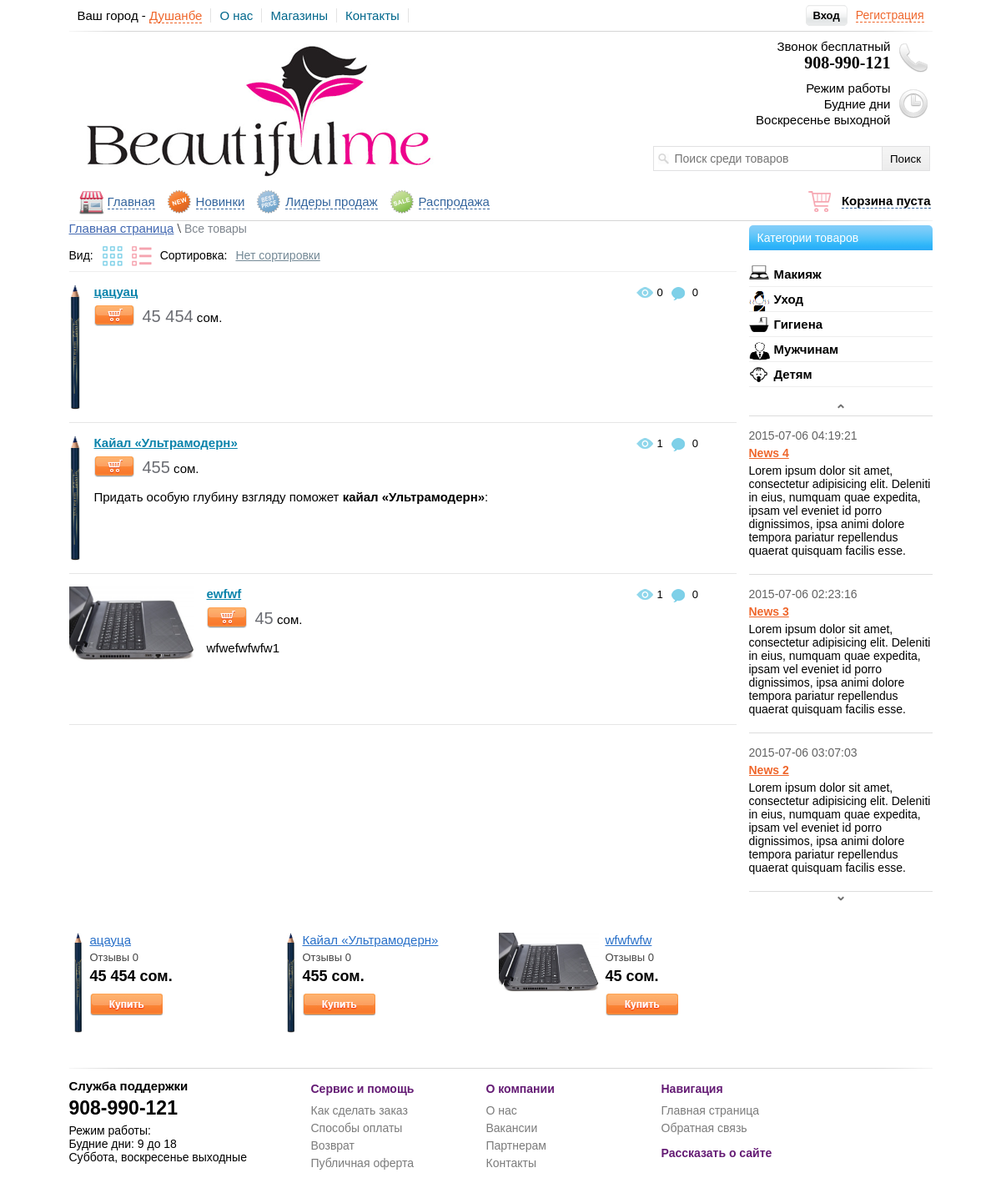
The page / on the database its author committed.
### tables this page shows
CREATE TABLE IF NOT EXISTS `news` (
  `id` int(11) NOT NULL AUTO_INCREMENT,
  `title` varchar(255) NOT NULL,
  `text` text NOT NULL,
  `date` datetime NOT NULL,
  PRIMARY KEY (`id`)
);

CREATE TABLE IF NOT EXISTS `table_products` (
  `products_id` int(11) NOT NULL AUTO_INCREMENT,
  `title` varchar(255) NOT NULL,
  `price` int(11) NOT NULL,
  `brand` varchar(255) NOT NULL,
  `seo_words` text NOT NULL,
  `seo_description` text NOT NULL,
  `mini_description` text NOT NULL,
  `mini_features` text NOT NULL,
  `image` varchar(255) NOT NULL,
  `description` text NOT NULL,
  `features` text NOT NULL,
  `datetime` datetime NOT NULL,
  `new` int(11) NOT NULL DEFAULT '0',
  `leader` int(11) NOT NULL DEFAULT '0',
  `sale` int(11) NOT NULL DEFAULT '0',
  `visible` int(11) NOT NULL DEFAULT '0',
  `count` int(11) NOT NULL DEFAULT '0',
  `type_tovara` varchar(255) NOT NULL,
  `brand_id` int(11) NOT NULL,
  `yes_like` int(11) NOT NULL DEFAULT '1',
  `short_title` varchar(50) NOT NULL,
  PRIMARY KEY (`products_id`)
);

### functions/functions.php (called while the page is built, shortened)
<?php
function group_numerals($int){
		switch (strlen($int)) {
		case '5':
		$price = substr($int,0,2).' '.substr($int,2,5);
		break;
		default:
		$price = $int;
		break;
	}
	return $price;
}
 ?>

### index.php (the view, shortened to what this page needs)
<?php
	include 'include/db_connect.php';
	include 'functions/functions.php';
	$sorting = $_GET["sort"];
		switch($sorting)
		{
			default:
			$sorting = 'products_id DESC';
			$sort_name = 'Нет сортировки';
			break;
		}
?>
<!DOCTYPE html>
<html>
<head>
	<link rel="stylesheet" href="css/reset.css">
	<link rel="stylesheet" href="css/style.css">
	<link rel="stylesheet" href="trackbar/trackbar.css">
</head>
<body>
<div id="block-body">
<?php
	include 'include/block-header.php';
?>
	<div id="block-right">
<?php
	include 'include/block-category.php';
	include 'include/block-news.php';
?>
	</div>
		<div id="block-content">
			<div id="block-sorting">
				<p id="nav-breadcrumbs"><a href="index.php">Главная страница</a> \ <span>Все товары</span></p>
				<ul id="options-list">
					<li>Вид: </li>
					<li><img id="style-grid" src="/images/icon-grid.png"></li>
					<li><img id="style-list" src="/images/icon-list.png"></li>
					<li>Сортировка: </li>
					<li><a id="select-sort"><?php echo $sort_name; ?></a>
					</li>
				</ul>
			</div>
			<?php
	$num = 8;
	$page = (int)$_GET['page'];
	$count = mysql_query("SELECT COUNT(*) FROM table_products WHERE visible = '1'",$link);
	$temp = mysql_fetch_array($count);
	If ($temp[0] > 0)
	{
	$page = intval($page);
	if(empty($page) or $page < 0) $page = 1;
	$start = $page * $num - $num;
	$qury_start_num_grid = " LIMIT $start, $num";
	}
				$result = mysql_query("SELECT * FROM table_products WHERE visible = '1' ORDER BY $sorting $qury_start_num_grid",$link);
				if (mysql_num_rows($result) > 0)
				{
					$row = mysql_fetch_array($result);
					do
					{
					if ($row["image"] != "" && file_exists("./upload_images/".$row["image"]))
						{
						$img_path = './upload_images/'.$row["image"];
						$max_width = 200;
						$max_height = 200;
						 list($width, $height) = getimagesize($img_path);
						$ratioh = $max_height/$height;
						$ratiow = $max_width/$width;
						$ratio = min($ratioh, $ratiow);
						$width = intval($ratio*$width);
						$height = intval($ratio*$height);
						}else
						{
						$img_path = "/images/no-image.png";
						$width = 110;
						$height = 200;
						}
					}
						while($row = mysql_fetch_array($result));
				}
			?>
				<ul id="block-tovar-list">
			<?php
				$num = 6;
	$page = (int)$_GET['page'];
	$count = mysql_query("SELECT COUNT(*) FROM table_products WHERE visible = '1'",$link);
	$temp = mysql_fetch_array($count);
	If ($temp[0] > 0)
	{
	$page = intval($page);
	if(empty($page) or $page < 0) $page = 1;
	$start = $page * $num - $num;
	$qury_start_num_list = " LIMIT $start, $num";
}
				$result = mysql_query("SELECT * FROM table_products WHERE visible = '1' ORDER BY $sorting $qury_start_num_list",$link);
				if (mysql_num_rows($result) > 0)
				{
					$row = mysql_fetch_array($result);
					do
					{
					if ($row["image"] != "" && file_exists("./upload_images/".$row["image"]))
						{
						$img_path = './upload_images/'.$row["image"];
						$max_width = 150;
						$max_height = 150;
						 list($width, $height) = getimagesize($img_path);
						$ratioh = $max_height/$height;
						$ratiow = $max_width/$width;
						$ratio = min($ratioh, $ratiow);
						$width = intval($ratio*$width);
						$height = intval($ratio*$height);
						}else
						{
						$img_path = "/images/noimages80x70.png";
						$width = 80;
						$height = 70;
						}
				$query_reviews = mysql_query("SELECT * FROM table_reviews WHERE products_id = '{$row["products_id"]}' AND moderate='1'",$link);
				$count_reviews = mysql_num_rows($query_reviews);
						echo '
								<li>
									<div class="block-images-list">
										<img src="'.$img_path.'" width="'.$width.'" height="'.$height.'">
									</div>
									<ul class="reviews-and-counts-list">
										<li><img src="/images/eye-icon.png"><p>'.$row["count"].'</p></li>
										<li><img src="/images/comment-icon.png"><p>'.$count_reviews.'</p></li>
									</ul>
									<p class="style-title-list"><a href="view_content.php?id='.$row["products_id"].'">'.$row["title"].'</a></p>
									<a class="add-cart-style-list" tid="'.$row["products_id"].'"></a>
									<p class="style-price-list"><strong>'.group_numerals($row["price"]).'</strong> сом.</p>
									<div class="style-text-list">'.$row["mini_description"].'</div>
								</li>
							';
					}
						while($row = mysql_fetch_array($result));
				}
						echo '</ul>';
?>
		</div>
<?php
	include 'include/block-random.php';
	include 'include/block-footer.php';
?>
</div>
</body>
</html>

### include/block-news.php (shortened to what this page needs)
<div id="block-news">
	<center><img src="/images/img-prev.png" id="news-prev"></center>
	<div id="newsticker">
		<ul>
<?php
	$result = mysql_query("SELECT * FROM news ORDER BY id DESC",$link);
		if (mysql_num_rows($result) > 0)
			{
				$row = mysql_fetch_array($result);
			do
			{
				echo '<li>
				<span>'.$row["date"].'</span>
				<a href="#">'.$row["title"].'</a>
				<p>'.$row["text"].'</p>
					</li>';
			}
			while ($row = mysql_fetch_array($result));
		}
?>
		</ul>
	</div>
	<center><img src="/images/img-next.png" id="news-next"></center>
</div>

### include/block-random.php (shortened to what this page needs)
<div id="block-random-tovar">
<ul>
<?php
$query_random = mysql_query("SELECT DISTINCT * FROM table_products WHERE visible='1' ORDER by RAND() LIMIT 4",$link);
If (mysql_num_rows($query_random) > 0)
{
$res_query = mysql_fetch_array($query_random);
do
{
$query_reviews = mysql_query("SELECT * FROM table_reviews WHERE products_id = {$res_query["products_id"]} AND moderate='1'",$link);
$count_reviews = mysql_num_rows($query_reviews);
if (strlen($res_query["image"]) > 0 && file_exists("./upload_images/".$res_query["image"]))
{
$img_path = './upload_images/'.$res_query["image"];
$max_width = 120;
$max_height = 120;
 list($width, $height) = getimagesize($img_path);
$ratioh = $max_height/$height;
$ratiow = $max_width/$width;
$ratio = min($ratioh, $ratiow);
$width = intval($ratio*$width);
$height = intval($ratio*$height);
}else
{
$img_path = "/images/no-image-65.png";
$width = 65;
$height = 118;
}
echo '
<li>
	<img src="'.$img_path.'" width="'.$width.'" height="'.$height.'">
	<a class="random-title" href="view_content.php?id='.$res_query["products_id"].'">'.$res_query["short_title"].'</a>
	<p class="random-reviews">Отзывы '.$count_reviews.'</p>
	<p class="random-price">'.group_numerals($res_query["price"]).' сом.</p>
	<a class="random-add-cart" tid="'.$res_query["products_id"].'"></a>
</li>
';
} while($res_query = mysql_fetch_array($query_random));
}
?>
</ul>
</div>

### css/style.css (style rules this page uses)
#block-body { width: 1035px; height: auto; margin: 0 auto; }
#block-right { width: 220px; height: auto; float: right; }
#block-content { width: 800px; height: auto; }
#block-news { width: 220px; height: auto; margin-top: 15px; margin-bottom: 15px; }
#newsticker { width: 220px; border-top: 1px solid #ddd; }
#newsticker p { font: 14px sans-serif; margin-top: 5px; margin-bottom: 5px; }
#newsticker li { border-bottom: 1px solid #ddd; padding-top: 15px; padding-bottom: 15px; }
#newsticker a { color: #ef662b; font: bold 14px sans-serif; }
#newsticker span { font: 14px sans-serif; padding-bottom: 5px; color: #636363; display: block; }
#news-prev { margin-top: 5px; margin-bottom: 5px; cursor: pointer; }
#news-next { margin-top: 5px; margin-bottom: 5px; cursor: pointer; }
#nav-breadcrumbs { margin-top: 5px; }
#nav-breadcrumbs a { font: 13px sans-serif; color: #4268b1; }
#nav-breadcrumbs span { color: #7f868e; font: 14px sans-serif; }
#block-sorting { height: 60px; border-bottom: 1px solid #eeeeee; }
#options-list > li { float: left; margin-left: 10px; font: 14px sans-serif; }
#options-list img { margin-top: -4px; cursor: pointer; }
#options-list { margin-left: -10px; }
#select-sort { color: #748996; text-decoration: underline; cursor: pointer; }
.block-images-list { float: left; margin-right: 15px; min-height: 160px; height: auto; }
#block-tovar-list { display: none; }
#block-tovar-list > li { border-bottom: 1px solid #e6e6e6; min-height: 160px; height: auto; margin-top: 15px; padding-bottom: 5px; }
.reviews-and-counts-list { position: absolute; margin-left: 670px; }
.reviews-and-counts-list > li { float: left; margin-left: 10px; margin-top: 3px; }
.reviews-and-counts-list > li > p { margin-left: 25px; margin-top: -1px; font: 13px sans-serif; }
.reviews-and-counts-list > li > img { position: absolute; }
.style-title-list { margin-top: 0; margin-bottom: 0; }
.style-title-list a { font: bold 15px sans-serif; color: #0a83ab; text-decoration: underline; }
.add-cart-style-list { width: 48px; height: 25px; display: block; cursor: pointer; float: left; margin-top: 8px; margin-right: 10px; background: url(/images/add-cart-norm.png); }
.style-price-list { font: 15px sans-serif; margin-top: 10px; }
.style-price-list > strong { font: 20px sans-serif; color: #6b6d73; }
.style-text-list { font: 15px sans-serif; margin: 0; }
#nav-breadcrumbs { margin-top: -5px; }
#nav-breadcrumbs > a { font: 15px sans-serif; color: #4268b1; }
#nav-breadcrumbs > span { font: 14px sans-serif; color: #7f868e; }
#block-random-tovar { height: 150px; padding-top: 15px; clear: both; }
#block-random-tovar li { float: left; width: 250px; height: 150px; margin-left: 5px; }
#block-random-tovar img { float: left; margin-right: 8px; }
.random-title { font: 15px sans-serif; color: #276fc8; }
.random-reviews { font: 13px sans-serif; color: #434343; margin: 5px 0; }
.random-price { margin:0px; font: bold 18px sans-serif; }
.random-add-cart { width: 87px; height: 26px; margin-top: 10px; margin-right: 0px; cursor: pointer; background: url(/images/button-buy-norm.png); float: left; }

### rows shown on the page
news: date "2015-07-06 04:19:21", title "News 4", text "Lorem ipsum dolor sit amet, consectetur adipisicing elit. Deleniti in eius, numquam quae expedita, ipsam vel eveniet id porro dignissimos, ipsa animi dolore tempora pariatur repellendus quaerat quisquam facilis esse."
news: date "2015-07-06 02:23:16", title "News 3", text "Lorem ipsum dolor sit amet, consectetur adipisicing elit. Deleniti in eius, numquam quae expedita, ipsam vel eveniet id porro dignissimos, ipsa animi dolore tempora pariatur repellendus quaerat quisquam facilis esse."
news: date "2015-07-06 03:07:03", title "News 2", text "Lorem ipsum dolor sit amet, consectetur adipisicing elit. Deleniti in eius, numquam quae expedita, ipsam vel eveniet id porro dignissimos, ipsa animi dolore tempora pariatur repellendus quaerat quisquam facilis esse."
table_products: image (picture), count "0", count_reviews "0", title "цацуац", price "45 454", short_title "ацауца"
table_products: image (picture), count "1", count_reviews "0", title "Кайал «Ультрамодерн»", price "455", mini_description "Придать особую глубину взгляду поможет кайал «Ультрамодерн» :", short_title "Кайал «Ультрамодерн»"
table_products: image (picture), count "1", count_reviews "0", title "ewfwf", price "45", mini_description "wfwefwfwfw1", short_title "wfwfwfw"

### other values the page prints
$sort_name "Нет сортировки"
